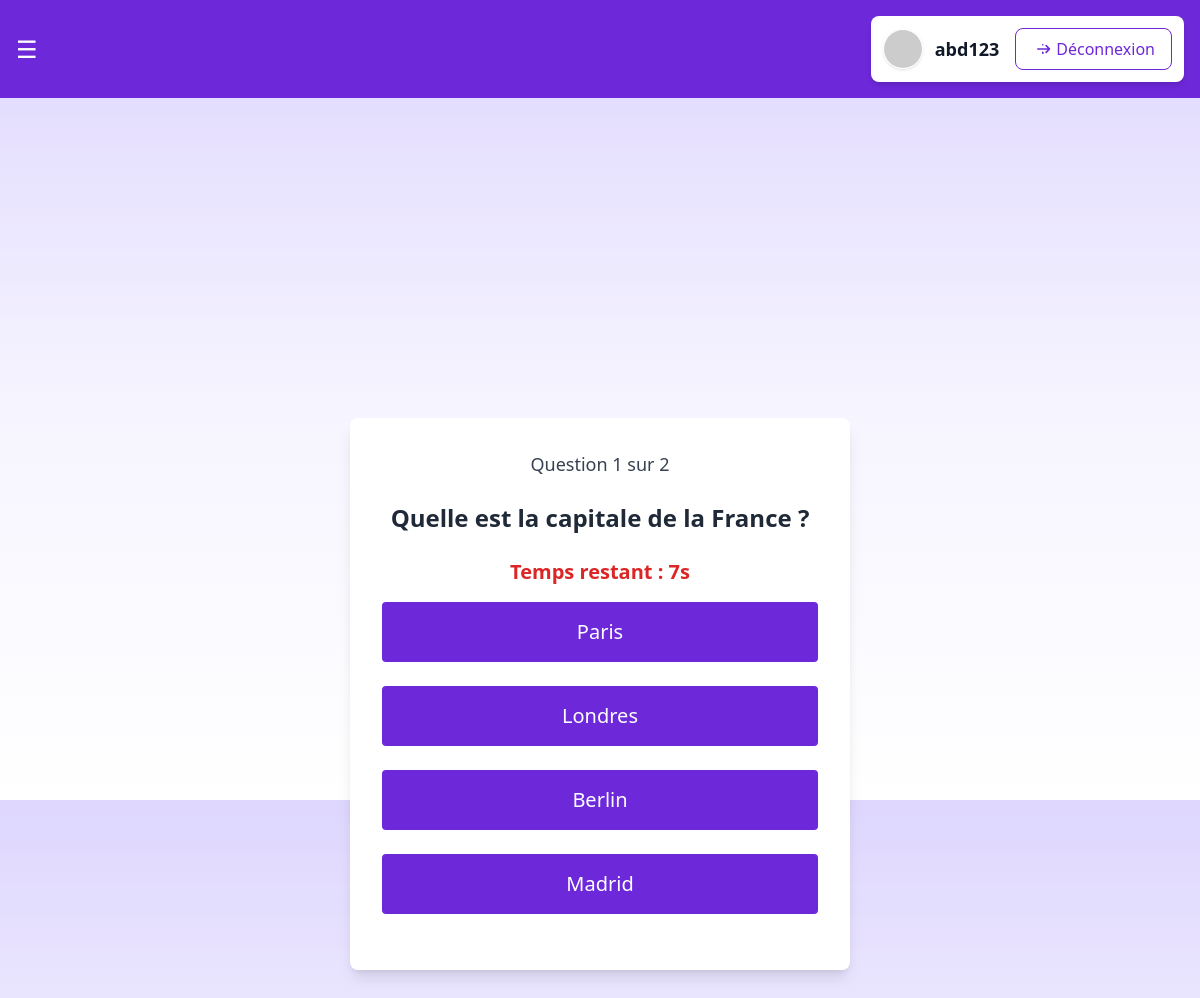
Page /views/quiz.php?qcm_id=1 (signed in) on the committed database.
### tables this page shows
CREATE TABLE IF NOT EXISTS `questions` (
  `id` int NOT NULL AUTO_INCREMENT,
  `qcm_id` int DEFAULT NULL,
  `texte_question` text NOT NULL,
  `type_question` enum('qcm','qcs') NOT NULL DEFAULT 'qcm',
  `feedback` text,
  `cree_le` timestamp NOT NULL DEFAULT CURRENT_TIMESTAMP,
  `mis_a_jour_le` timestamp NOT NULL DEFAULT CURRENT_TIMESTAMP ON UPDATE CURRENT_TIMESTAMP,
  PRIMARY KEY (`id`),
  KEY `qcm_id` (`qcm_id`)
);

CREATE TABLE IF NOT EXISTS `reponses_utilisateur` (
  `id` int NOT NULL AUTO_INCREMENT,
  `question_id` int DEFAULT NULL,
  `texte_reponse` text NOT NULL,
  `est_correcte` tinyint(1) NOT NULL DEFAULT '0',
  `cree_le` timestamp NOT NULL DEFAULT CURRENT_TIMESTAMP,
  `mis_a_jour_le` timestamp NOT NULL DEFAULT CURRENT_TIMESTAMP ON UPDATE CURRENT_TIMESTAMP,
  PRIMARY KEY (`id`),
  KEY `question_id` (`question_id`)
);

### bdd/Database.php (called while the page is built, shortened)
<?php
class Database
{
    public function __construct()
    {
        $dotenv = Dotenv::createImmutable(__DIR__ . '/..');
        $this->host = $_ENV['DB_HOST'] ?? 'localhost';
        $this->dbname = $_ENV['DB_NAME'] ?? 'qcm_platform';
        $this->username = $_ENV['DB_USERNAME'] ?? 'root';
        $this->password = $_ENV['DB_PASSWORD'] ?? '';
        try {
            $this->conn = new PDO(
                "mysql:host=$this->host;dbname=$this->dbname;charset=utf8mb4",
                $this->username,
                $this->password,
                [PDO::ATTR_ERRMODE => PDO::ERRMODE_EXCEPTION]
            );
        } catch (PDOException $e) {
            die("Erreur de connexion à la base de données : " . $e->getMessage());
        }
    }
}

### controllers/QuizController.php (called while the page is built, shortened)
<?php
require_once '../models/Quiz.php';
require_once '../bdd/database.php';
class QuizController
{
    public $quiz;
    public function __construct()
    {
        $this->quiz = new Quiz();
    }
    public function startQuiz($qcm_id, $utilisateur_id)
    {
        $questions = $this->quiz->getQuestionsByQcmId($qcm_id);
    }
    public function getCurrentQuestion()
    {
        return $_SESSION['questions'][$_SESSION['currentQuestion']];
    }
}

### models/Quiz.php (called while the page is built, shortened)
<?php
require_once dirname(__DIR__) . '/bdd/Database.php';
class Quiz
{
    private $pdo;
    public function __construct()
    {
        $this->pdo = (new Database())->conn;
    }
    public function getQuestionsByQcmId($qcm_id)
    {
        $stmt = $this->pdo->prepare("SELECT * FROM questions WHERE qcm_id = ?");
        $stmt->execute([$qcm_id]);
        return $stmt->fetchAll(PDO::FETCH_ASSOC);
    }
    public function getReponses($question_id)
    {
        $stmt = $this->pdo->prepare("SELECT * FROM reponses_utilisateur WHERE question_id = ?");
        $stmt->execute([$question_id]);
        $reponses = $stmt->fetchAll(PDO::FETCH_ASSOC);
        return $reponses;
    }
}

### views/quiz.php (the view, shortened to what this page needs)
<?php
require_once '../controllers/QuizController.php';
require_once '../models/Quiz.php';
require_once '../bdd/database.php';
$quizController = new QuizController();
$utilisateur_id = $_SESSION['user_id'];
$qcm_id = $_GET['qcm_id'] ?? 1;
if (!isset($_SESSION['quiz_started']) || $_SESSION['current_qcm'] != $qcm_id) {
    $quizController->startQuiz($qcm_id, $utilisateur_id);
}
$currentQuestion = $quizController->getCurrentQuestion();
?>
<!DOCTYPE html>
<html lang="fr">
<head>
    <script src="https://cdn.tailwindcss.com"></script>
</head>
<body>
    <?php include 'menu.php'; ?>
    <nav class="bg-violet-700 p-4 flex justify-between items-center w-full">
        <button onclick="openMenu()" class="text-white text-2xl">&#9776;</button>
        <?php if (isset($_SESSION['nom_utilisateur'])): ?>
            <div class="flex items-center space-x-4 p-3 rounded-lg shadow-md bg-white">
                <div class="flex items-center space-x-3">
                    <img src="https://ui-avatars.com/api/?name=<?= urlencode($_SESSION['nom_utilisateur']); ?>&background=6B46C1&color=fff&size=40"
                        alt="Avatar" class="w-10 h-10 rounded-full border border-white shadow">
                    <span class="text-gray-900 font-bold text-lg"><?= htmlspecialchars($_SESSION['nom_utilisateur']); ?></span>
                </div>
                <a href="../controllers/logout.php" class="flex items-center bg-white text-violet-700 px-4 py-2 rounded-lg border border-violet-700 hover:bg-violet-100 transition font-medium">
                    <svg xmlns="http://www.w3.org/2000/svg" class="h-5 w-5 mr-1 text-violet-700" fill="none" viewBox="0 0 24 24" stroke="currentColor">
                        <path stroke-linecap="round" stroke-linejoin="round" stroke-width="2" d="M17 16l4-4m0 0l-4-4m4 4H7m6 4v1m0-10V7" />
                    </svg>
                    Déconnexion
                </a>
            </div>
        <?php endif; ?>
    </nav>
    <div class="flex justify-center items-center h-screen">
        <div class="bg-white p-8 rounded-lg shadow-lg w-[500px] text-center">
            <p class="text-lg mb-6 text-gray-700">
                Question <?= $_SESSION['currentQuestion'] + 1 ?> sur <?= count($_SESSION['questions']) ?>
            </p>
            <h2 class="text-2xl font-semibold mb-6 text-gray-800">
                <?= htmlspecialchars($currentQuestion['texte_question'] ?? 'Question non disponible'); ?>
            </h2>
            <p class="text-red-600 text-xl font-bold mb-4">Temps restant : <span id="timer">10s</span></p>
            <form method="POST" id="quizForm">
                <?php
                $reponses = $quizController->quiz->getReponses($currentQuestion['id']);
                if (!$reponses) {
                    echo "<p class='text-red-500'>Aucune réponse disponible.</p>";
                } else {
                    foreach ($reponses as $reponse) :
                        $texteReponse = $reponse['texte_reponse'] ?? 'Réponse non disponible';
                ?>
                        <button type="submit" name="answer" value="<?= $reponse['id']; ?>"
                            class="bg-violet-700 text-white px-6 py-4 rounded mb-6 hover:bg-violet-800 w-full text-xl">
                            <?= htmlspecialchars($texteReponse); ?>
                        </button>
                <?php
                    endforeach;
                }
                ?>
            </form>
        </div>
    </div>
</body>
</html>

### views/quiz.php (style rules this page uses)
body { background: linear-gradient(to bottom, rgba(195, 181, 253, 0.55), rgba(237, 233, 254, 0.5), rgba(255, 255, 255, 1)); min-height: 100vh; display: flex; flex-direction: column; align-items: center; }

### rows in the picture
questions: texte_question "Quelle est la capitale de la France ?"
reponses_utilisateur: $reponse['id'] 1 (drawn), texte_reponse "Paris"
reponses_utilisateur: $reponse['id'] 2 (drawn), texte_reponse "Londres"
reponses_utilisateur: $reponse['id'] 3 (drawn), texte_reponse "Berlin"
reponses_utilisateur: $reponse['id'] 4 (drawn), texte_reponse "Madrid"

### other values in the picture
$_SESSION['nom_utilisateur'] "abd123"
$_SESSION['currentQuestion'] + 1 "1"
count($_SESSION['questions']) "2"
